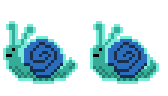
#> input picture BlueSnail-idle.png, 168 x 96 px
$ python defleck.py ../../BlueSnail-idle.png out.png
#> lines starting #> are read from the running program, lines starting #| are printed output that depends on the picture; after the words box and inside, x2 and y2 are one past the last pixel; in counts of white or black regions, pixels touching at a corner belong together
#!/usr/bin/env python3
"""
defleck.py — Remove 1x1 (and small) stray "flecks" from a pixel-art sprite that
was authored on a coarse logical grid and scaled up by an integer factor.

Idea
----
The real art lives on a GRID of NxN "logical pixels" (here 3x3 image pixels per
logical pixel). A real logical pixel is a SOLID, grid-aligned block: nearly all
of its N*N subpixels share one color. A "fleck" is an isolated stray pixel (1x1,
occasionally 2-4 px) that does NOT fill a grid cell.

So for each grid cell we take a majority vote over its N*N subpixels:
  - if >= THRESHOLD subpixels are opaque  -> it's a real block:
        fill the whole cell with the cell's dominant opaque color (this also
        cleans up any anti-aliasing on block edges).
  - else                                  -> it's flecks/noise:
        clear the whole cell to the background (transparent).

Because flecks are tiny they can never reach THRESHOLD within a single cell,
so they get wiped while solid blocks are preserved (and sharpened).

Works on animated GIFs (all frames), preserves timing, loop, and transparency.
"""

import argparse
from collections import Counter
import numpy as np
from PIL import Image, ImageSequence


def load_frames(path):
    """Return (list_of_RGBA_arrays, durations, loop)."""
    im = Image.open(path)
    frames, durations = [], []
    for fr in ImageSequence.Iterator(im):
        frames.append(np.array(fr.convert("RGBA")))
        durations.append(fr.info.get("duration", im.info.get("duration", 100)))
    loop = im.info.get("loop", 0)
    return frames, durations, loop


def detect_phase(alpha_stack, grid):
    """
    Find the (dy, dx) offset in 0..grid-1 that best aligns the grid to the art,
    by choosing the phase whose cells are the most 'pure' (all-opaque or
    all-transparent). Uses the union of opacity across all frames.
    """
    union = np.zeros(alpha_stack[0].shape, dtype=bool)
    for a in alpha_stack:
        union |= a
    H, W = union.shape
    best, best_score = (0, 0), -1
    for dy in range(grid):
        for dx in range(grid):
            score = 0
            for y in range(dy, H - grid + 1, grid):
                for x in range(dx, W - grid + 1, grid):
                    block = union[y:y + grid, x:x + grid]
                    s = block.sum()
                    if s == 0 or s == grid * grid:      # perfectly pure cell
                        score += 1
            if score > best_score:
                best_score, best = score, (dy, dx)
    return best


def defleck_frame(rgba, grid, phase, threshold, alpha_cutoff=128):
    """Apply per-cell majority vote to one RGBA frame."""
    H, W, _ = rgba.shape
    out = np.zeros_like(rgba)               # transparent background
    dy, dx = phase
    opaque = rgba[:, :, 3] >= alpha_cutoff

    # iterate over grid-aligned cells (including partial cells at the far edges)
    ys = list(range(dy, H, grid));
    if dy > 0: ys = [0] + ys                # catch the sliver before the phase start
    xs = list(range(dx, W, grid))
    if dx > 0: xs = [0] + xs

    for y in ys:
        for x in xs:
            # sliver cells (y==0 or x==0 under a nonzero phase) must stop at the
            # phase boundary, not run a full `grid` and overlap the next cell.
            ys_end = dy if (dy > 0 and y == 0) else min(y + grid, H)
            xs_end = dx if (dx > 0 and x == 0) else min(x + grid, W)
            cell_op = opaque[y:ys_end, x:xs_end]
            n_op = int(cell_op.sum())
            if n_op >= threshold:
                # dominant opaque color in this cell
                cell = rgba[y:ys_end, x:xs_end]
                px = [tuple(p) for p in cell[cell_op]]
                color = Counter(px).most_common(1)[0][0]
                out[y:ys_end, x:xs_end] = color
            # else: leave transparent (flecks removed)
    return out


def save_gif(frames, durations, loop, path):
    """Exact-palette GIF export (lossless for low-color pixel art).

    Index 0 is reserved for transparency; every distinct opaque color gets its
    own index. The palette is written explicitly with putpalette so it is NOT
    lost (the earlier bug: Image.fromarray(arr,'P') drops the palette)."""
    # gather all distinct opaque colors across every frame
    colors = {}
    for f in frames:
        op = f[:, :, 3] >= 128
        for px in map(tuple, f[op][:, :3]):
            if px not in colors:
                colors[px] = len(colors) + 1        # indices start at 1
    if len(colors) > 255:
        raise ValueError(f"too many colors ({len(colors)}) for exact palette")

    # flat RGB palette; index 0 = transparent (color value arbitrary)
    palette = [0, 0, 0]
    for c in colors:
        palette += list(c)
    palette += [0, 0, 0] * (256 - (len(palette) // 3))   # pad to 256 entries

    out_imgs = []
    for f in frames:
        H, W, _ = f.shape
        idx = np.zeros((H, W), dtype=np.uint8)           # 0 = transparent
        op = f[:, :, 3] >= 128
        ys, xs = np.where(op)
        for y, x in zip(ys, xs):
            idx[y, x] = colors[tuple(f[y, x, :3])]
        p = Image.fromarray(idx, "P")
        p.putpalette(palette)                            # <-- attach palette
        p.info["transparency"] = 0
        out_imgs.append(p)

    out_imgs[0].save(path, save_all=True, append_images=out_imgs[1:],
                     duration=durations, loop=loop, disposal=2, transparency=0)


def main():
    ap = argparse.ArgumentParser()
    ap.add_argument("input")
    ap.add_argument("output")
    ap.add_argument("--grid", type=int, default=3, help="logical pixel size (px)")
    ap.add_argument("--threshold", type=int, default=None,
                    help="min opaque subpixels to keep a cell (default: majority)")
    args = ap.parse_args()

    grid = args.grid
    thr = args.threshold if args.threshold is not None else (grid * grid) // 2 + 1

    frames, durations, loop = load_frames(args.input)
#> in load_frames, im is the input picture: PIL image 168x96 RGBA; mean R, G, B, A 23.1, 54.1, 59.3, 91.2
#> the loop in load_frames, `for fr in ImageSequence.Iterator(im):` made 1 pass
#> after the loop in load_frames, `for fr in ImageSequence.Iterator(im):`: durations = [100]; frames = 1 item
#> in load_frames, `loop = im.info.get("loop", 0)`: loop = 0
#> frames = 1 item; durations = [100]; loop = 0
    alpha_stack = [f[:, :, 3] >= 128 for f in frames]
#> alpha_stack = 1 item
    phase = detect_phase(alpha_stack, grid)
#> in detect_phase, `union = np.zeros(alpha_stack[0].shape, dtype=bool)`: union: shape (96, 168) bool; every value is 0
#> the loop in detect_phase, `for a in alpha_stack:` made 1 pass
#> pass 1, in detect_phase, `union |= a`:
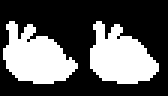
#> union: shape (96, 168) bool; 35.8% white; 2 white regions, box (x1, y1, x2, y2) and area: (3, 21, 78, 84) 2925, (90, 21, 159, 84) 2844
#> after the loop in detect_phase, `for dy in range(grid):`: best = (0, 0); best_score = 1792
#> phase = (0, 0)

    cleaned = [defleck_frame(f, grid, phase, thr) for f in frames]
#> in defleck_frame, `out = np.zeros_like(rgba)`: out: shape (96, 168, 4); every value is 0
#> in defleck_frame, `dy, dx = phase`: dy = 0
#> cleaned = 1 item

    # report
    before = sum(int((f[:, :, 3] >= 128).sum()) for f in frames)
#> before = 5769
    after = sum(int((f[:, :, 3] >= 128).sum()) for f in cleaned)
#> after = 5769
    print(f"grid={grid}  phase(dy,dx)={phase}  threshold={thr}/{grid*grid}")
#| grid=3  phase(dy,dx)=(0, 0)  threshold=5/9
    print(f"opaque px: {before} -> {after}  (removed {before-after})")
#| opaque px: 5769 -> 5769  (removed 0)

    save_gif(cleaned, durations, loop, args.output)
#> the loop in save_gif, `for f in frames:` made 1 pass
#> after the loop in save_gif, `for f in frames:`: colors = 35 items
#> the loop in save_gif, `for c in colors:` made 35 passes
#> c on passes 4 to 15: (53, 172, 152), (53, 173, 153), (52, 173, 153), (53, 173, 152), (52, 172, 152), (52, 172, 153), (42, 108, 189), (43, 108, 189), (42, 109, 189), (43, 108, 188), (26, 46, 74), (43, 109, 188)
#> palette on passes 1 to 3: [0, 0, 0, 120, 234, 216], [0, 0, 0, 120, 234, 216, 52, 173, 152], [0, 0, 0, 120, 234, 216, 52, 173, 152, 53, 172, 153]
#> after the loop in save_gif, `for c in colors:`: palette = 108 values, max 234 at index 4, min 0 at index 0, mean 87.2
#> in save_gif, `palette += [0, 0, 0] * (256 - (len(palette) // 3))`: palette = 768 values, max 234 at index 4, min 0 at index 0, mean 12.26
#> the loop in save_gif, `for f in frames:` made 1 pass
#> (H, W) on pass 1: (96, 168)
#> after the loop in save_gif, `for f in frames:`:
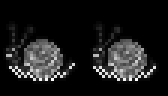
#> idx: shape (96, 168); min 0, max 35, mean 3.6; drawn with min black and max white
#> after the loop in save_gif, `for f in frames:`: out_imgs = 1 item; p.info = {'transparency': 0}
    print("wrote", args.output)


if __name__ == "__main__":
    main()
